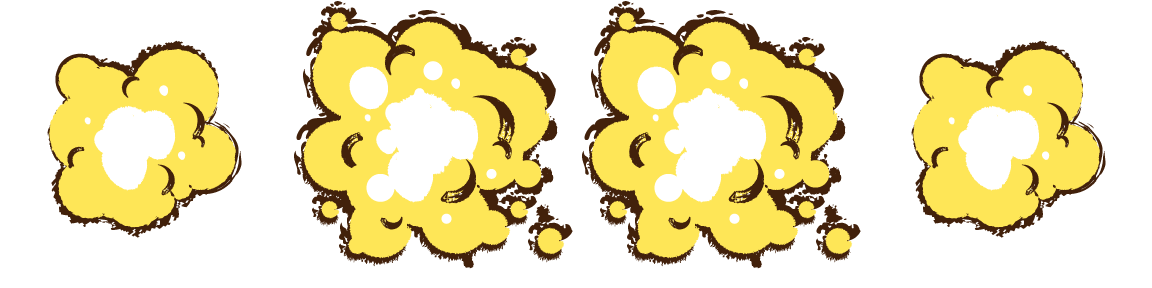
#> input picture assets/boom.01.png, 1152 x 288 px; its folder holds 4 pictures in this run
$ python stitching.py
#> lines starting #> are read from the running program, lines starting #| are printed output that depends on the picture
import os
import re
from PIL import Image


# Reformatting Source Code: Ctrl+Alt+L
class ImageGroup():
    def __init__(self, dir, group, image):
        self.dir = dir
        self.group = group
        self.image_names = [image]
        self.images = []

    def append(self, image):
        self.image_names.append(image)

    def image_stitching(self):
        for image_name in self.image_names:
            self.images.append(Image.open(dir + image_name))
        (width, height) = self.images[0].size
        result = Image.new("RGBA", (width * len(self.images), height))
        for i, image in enumerate(self.images):
            if not image.size == (width, height):
                image = image.resize((width, height))
            result.paste(image, ((i * width, 0, (i + 1) * width, height)))
        result.save(self.dir + self.group + ".png")
        return result


if __name__ == '__main__':
    dir = './'
    if not os.path.isdir(dir):
        print("Not a directory!")
        exit()
    else:
        print("Directory: %s" % (dir))

    files = os.listdir(dir)

    name = r'\w+'
    numbers = r'[0-9]+'
    not_numbers = r'[^0-9]'
    png = r'(png|PNG)'
    dot = r'\.'

    pic_list = []  # save image groups
    for file in files:
        if re.match(name + dot + numbers + dot + png, file):
            print(file)
            pic_group = file.split('.')[0]

            if not pic_list:
                pic_list.append(ImageGroup(dir, pic_group, file))

            else:
                has_pic = False
                for pic in pic_list[::-1]:  # reverse traversal
                    if pic.group == pic_group:
                        pic.append(file)
                        # print("has")
                        has_pic = True
                if not has_pic:
                    pic_list.append(ImageGroup(dir, pic_group, file))
                    # print("append")

    print(pic_list)
    for pic in pic_list:
        print(pic.group)
        print(pic.image_names)
        pic.image_stitching()
#> in image_stitching, `(width, height) = self.images[0].size`: width = 1152; height = 288
#> in image_stitching, `result = Image.new("RGBA", (width * len(self.images), height))`: result: PIL image 2304x288 RGBA; every value is 0
#> after the loop in image_stitching, `for i, image in enumerate(self.images):`:
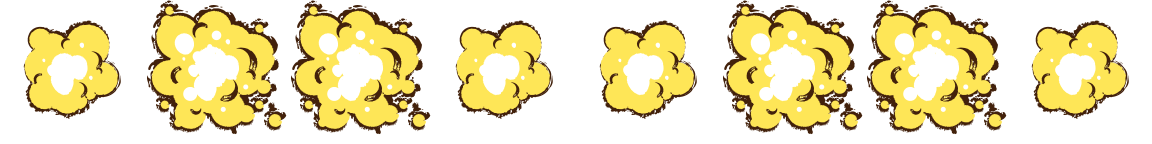
#> result: PIL image 2304x288 RGBA (shown at 1/2 size); mean R, G, B, A 185.6, 175, 129.3, 121.9; transparent parts drawn white
